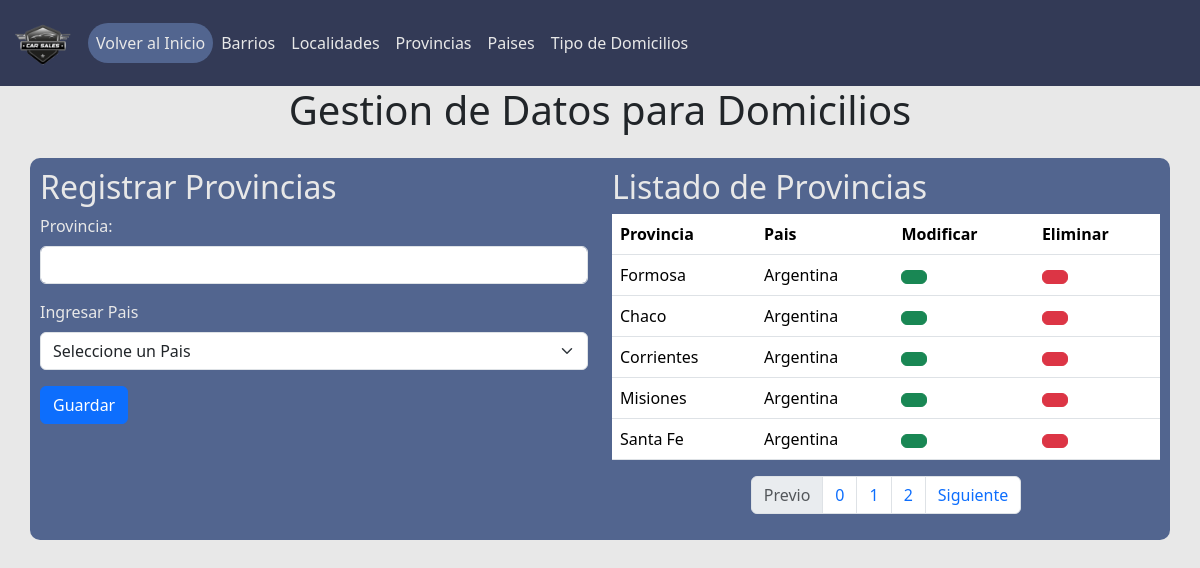
/vistas/form_datos_para_domicilios.php?page=form_provincia, run on the app's committed database.
### tables this page shows
CREATE TABLE `provincias` (
  `idprovincias` int NOT NULL AUTO_INCREMENT,
  `descripcion` varchar(45) NOT NULL,
  `activo_provincia` tinyint(1) NOT NULL DEFAULT '1',
  `paises_idpaises` int NOT NULL,
  PRIMARY KEY (`idprovincias`),
  KEY `fk_provincias_paises1_idx` (`paises_idpaises`),
  CONSTRAINT `fk_provincias_paises1` FOREIGN KEY (`paises_idpaises`) REFERENCES `paises` (`idpaises`)
);

CREATE TABLE `paises` (
  `idpaises` int NOT NULL AUTO_INCREMENT,
  `descripcion` varchar(45) NOT NULL,
  `activo_pais` tinyint(1) NOT NULL DEFAULT '1',
  PRIMARY KEY (`idpaises`)
);

### modelos/tablas_maestras/provincia.php (called while the page is built, shortened)
<?php
require_once($_SERVER['DOCUMENT_ROOT'] . '/2do_Cuatrimestre/PP_2/Proyecto_Septiembre_02/modelos/conexion.php');
class Provincias extends Paginacion{
    public function traer_cantidad_provincia(){
        $conexion = new Conexion();
        $query = "SELECT count(*) as total FROM provincias WHERE activo_provincia = 1";
        return $conexion->consultar($query);
    }
    public function traer_provincias_paginacion(){
            $conexion = new Conexion();
            $query = "SELECT provincias.*, provincias.descripcion as nombre_provincia, paises.*, paises.descripcion as nombre_pais FROM provincias INNER JOIN paises on provincias.paises_idpaises = paises.idpaises WHERE activo_provincia = 1 LIMIT $this->pagina_actual,$this->paginacion";
            return $conexion->consultar($query);
    }
}
?>

### Proyecto_Septiembre_02/modelos/conexion.php (called while the page is built, shortened)
<?php
class Conexion{
    private $_con;
    private $servidor;
    private $usuario;
    private $password;
    private $base_datos;
    public function __construct() {
        $this->servidor = 'localhost';
        $this->usuario = 'root';
        $this->password = 'Fabio38096227';
        $this->base_datos = 'car_sales_2024';
    }
    public function conectar(){
        $this->_con = new mysqli($this->servidor, $this->usuario, $this->password, $this->base_datos);
    }
    public function consultar($query){
        $resultado = $this->_con->query($query);
        return $resultado;
    }
}
?>

### vistas/paginas/tablas_maestras/form_provincia.php (the view, shortened to what this page needs)
<?php
require_once('../modelos/tablas_maestras/provincia.php');
$provincias = new Provincias();
$result_provincias_ = $provincias->traer_cantidad_provincia();
foreach($result_provincias_ as $provincias_1){
    $total_registros = $provincias_1['total'];
}
$result_provincias = $provincias->traer_provincias_paginacion();
?>
<div class="row">
    <div class="col">
        <h2>Registrar Provincias</h2>
        <form id="id_form_provincia" method="POST" action="../controladores/tablas_maestras/provincia.controlador.php">
            <div class="mb-3">
                <label for="exampleInputEmail1" class="form-label">Provincia:</label>
                <input  type="text" name="descripcion" onfocusout="validate_provincia(event)" class="form-control" id="idprovincias" aria-describedby="emailHelp">
            </div>
            <div class="mb-3">
                <label for="disabledSelect" class="form-label">Ingresar Pais</label>
                <select name="paises_idpaises" id="id_pais" class="form-select">
                    <option value="">Seleccione un Pais</option>
                </select>
            </div>
            <button onclick="validar_vacio_provincia()" type="button" class="btn btn-primary">
                Guardar
            </button>
        </form>
    </div>
    <div class="col">
        <h2>Listado de Provincias</h2>
        <table class="table table-hover">
            <thead>
                <tr>
                <th>Provincia</th>
                <th>Pais</th>
                <th>Modificar</th>
                <th>Eliminar</th>
                </tr>
            </thead>
            <tbody>
                <?php
                    foreach($result_provincias as $provincias_){
                ?>
                <tr>
                <td><?= $provincias_['nombre_provincia']; ?></td>
                <td><?= $provincias_['nombre_pais']; ?></td>
                <td>
                    <a href="form_datos_para_domicilios.php?page=form_provincia&idprovincias=<?=$provincias_['idprovincias']; ?>&descripcion=<?=$provincias_['descripcion'];?>" class="btn btn-success" type="button">
                    </a>
                </td>
                <td>
                    <form id="formulario-eliminar-<?= $provincias_['idprovincias']; ?>" method="POST" action="../controladores/tablas_maestras/provincia.controlador.php">
                        <button onclick="confirmarAccion(event, 'eliminar', 'formulario-eliminar-<?= $provincias_['idprovincias']; ?>')" class="btn btn-danger" type="submit"><i class="fa-solid fa-trash"></i></button>
                    </form>
                </td>
                </tr>
                        <?php
                        }
                        ?>
            </tbody>
        </table>
        <nav aria-label="...">
            <ul class="pagination justify-content-center">
            <li class="page-item <?php if($provincias->pagina_actual == 0){echo 'disabled';} ?>">
                <a class="page-link" href="form_datos_para_domicilios.php?page=form_provincia&pagina_actual=<?= $provincias->pagina_actual - 1 ?>">Previo</a>
            </li>
            <li class="page-item"><a class="page-link" href="form_datos_para_domicilios.php?page=form_provincia&pagina_actual=<?= $provincias->pagina_actual - 1 ?>"><?= $provincias->pagina_actual ?></a></li>
            <li class="page-item"><a class="page-link" href="form_datos_para_domicilios.php?page=form_provincia&pagina_actual=<?= $provincias->pagina_actual ?>"><?= $provincias->pagina_actual + 1 ?></a></li>
            <li class="page-item"><a class="page-link" href="form_datos_para_domicilios.php?page=form_provincia&pagina_actual=<?= $provincias->pagina_actual + 1 ?>"><?= $provincias->pagina_actual + 2 ?></a></li>
            <li class="page-item <?php if($provincias->pagina_actual == $total_registros - 1){echo 'disabled';} ?>">
                <a class="page-link" href="form_datos_para_domicilios.php?page=form_provincia&pagina_actual=<?= $provincias->pagina_actual + 1 ?>">Siguiente</a>
            </li>
            </ul>
        </nav>
    </div>
</div>

### assets/css/form_datos_style.css (style rules this page uses)
body { background-color: #E8E8E8; }

### data on the page
provincias: descripcion "Formosa", paises_idpaises.descripcion "Argentina"
provincias: descripcion "Chaco", paises_idpaises.descripcion "Argentina"
provincias: descripcion "Corrientes", paises_idpaises.descripcion "Argentina"
provincias: descripcion "Misiones", paises_idpaises.descripcion "Argentina"
provincias: descripcion "Santa Fe", paises_idpaises.descripcion "Argentina"

### other printed values
$provincias->pagina_actual "0"
$provincias->pagina_actual + 1 "1"
$provincias->pagina_actual + 2 "2"
